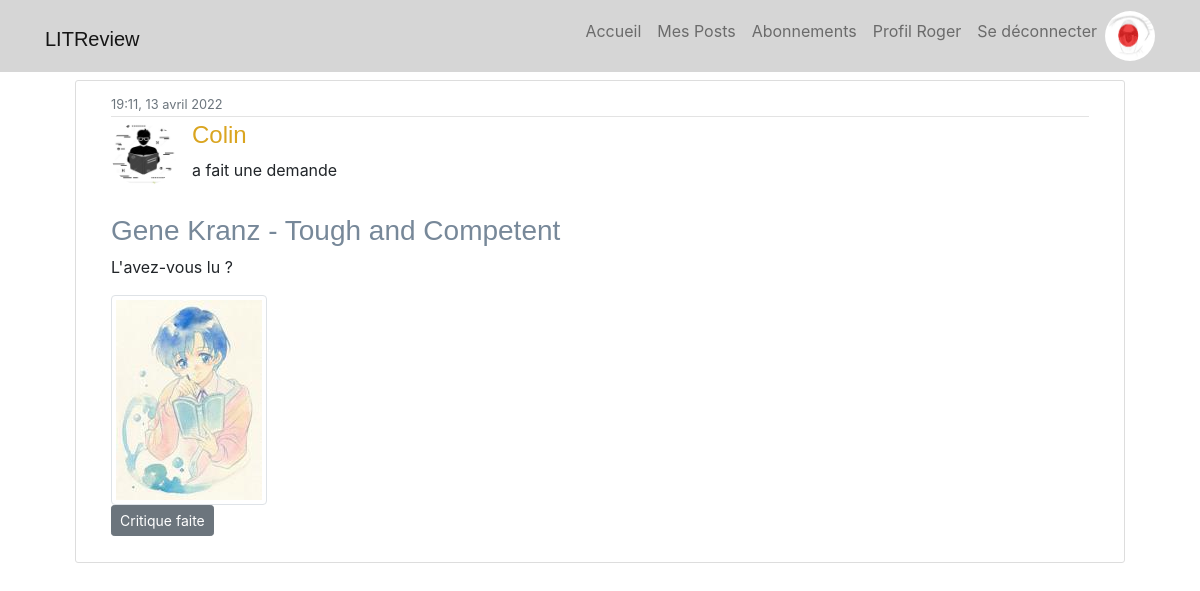
The app's page /ticket/52/ (signed in) with its own data.
### users/models.py (models this page shows, shortened)
class Profile(models.Model):
    user = models.OneToOneField(User, on_delete=models.CASCADE)
    image = models.ImageField(default='default2.jpg', upload_to='profile_pics')

### reviews/models.py (models this page shows, shortened)
class Ticket(models.Model):
    title = models.CharField(max_length=128)
    description = models.TextField(max_length=2048, blank=True, default="L'avez-vous lu ?")
    user = models.ForeignKey(to=settings.AUTH_USER_MODEL, on_delete=models.CASCADE)
    image = models.ImageField(null=True, blank=True, upload_to='cover_pics')
    time_created = models.DateTimeField(auto_now_add=True)

### reviews/views.py (the view)
# urls.py: path("ticket/<pk>/", TicketDetailView.as_view(), name="reviews-ticket-detail"),
class TicketDetailView(LoginRequiredMixin, DetailView):
    model = Ticket
    extra_context = {'reviews': Review.objects.all()}

### reviews/templates/reviews/ticket_detail.html (shortened to what this page needs)
{% extends "base.html" %}
{% block content %}
<div class="container-fluid">
    <article id="cadre-exterieur" class="media content-section">
        <div id="ticket" class="media-body align-top col-lg-12 mx-auto">
            <div class="article-metadata">
                <small class="text-muted">{{ object.time_created|date:"H:i, d F Y" }}</small>
            </div>
            <div class="media">
                <img class="rounded-circle article-img" src="{{ object.user.profile.image.url}}"
                    alt="user profile image">
                <div class="media-body">
                    <h4>{{ object.user }}</h4>
                    <p>a fait une demande</p>
                </div>
            </div>
            <div id="texte-du-object" class="row mt-3">
                <h3 class="col-12">{{ object.title }}</h3>
                <p class="article-content col-12">{{ object.description }}</p>
            </div>
            <div class="media">
                {% if object.image %}
                <img class=" img-thumbnail" src="{{ object.image.url}}" alt="book cover">
                {% endif %}
            </div>
            <div id="les-boutons" class="float-end">
                {% if object not in answered %}
                <a id="repondre" class="mr-5 align-self-end btn btn-secondary btn-sm mt-1 mb-1"
                    href="{% url 'answer' ticket_id=object.id %}">Répondre</a>
                {% else %}
                <p class="btn btn-secondary btn-sm">Critique faite</p>
                {% endif %}
            </div>
        </div>
    </article>
</div>
{% endblock content %}

### templates/base.html (shortened to what this page needs)
{% load static %}
<!DOCTYPE html>
<html lang="fr">
<head>
    <link rel="stylesheet" type="text/css" href="{% static 'css/resetmeyer.css' %}">
    <link rel="stylesheet" type="text/css" href="{% static 'css/style.css' %}">
    <link rel="stylesheet" href="https://cdn.jsdelivr.net/npm/bootstrap@4.3.1/dist/css/bootstrap.min.css"
>
    <link rel="stylesheet" href="https://cdnjs.cloudflare.com/ajax/libs/font-awesome/4.7.0/css/font-awesome.min.css">
</head>
<body>
    <header class="site-header">
        <nav class="navbar navbar-expand-md navbar-light bg-steel fixed-top">
            <div class="container">
                {% if user.is_authenticated %}
                <h1><a class="navbar-brand mr-4" href="{% url 'reviews-feed' %}">LITReview</a></h1>
                {% else %}
                <h1><a class="navbar-brand mr-4" href="{% url 'reviews-connect' %}">LITReview</a></h1>
                {% endif %}
                <div class="collapse navbar-collapse" id="navbarToggle">
                    <div class="navbar-nav">
                        {% if user.is_authenticated %}
                        <a class="nav-item nav-link" href="{% url 'reviews-feed' %}">Accueil</a>
                        <a class="nav-item nav-link" href="{% url 'reviews-myPosts' %}">Mes Posts</a>
                        <a class="nav-item nav-link" href="{% url 'abonnements' %}">Abonnements</a>
                        <a class="nav-item nav-link" href="{% url 'profile' %}">Profil {{user.username}}</a>
                        <a class="nav-item nav-link" href="{% url 'logout' %}">Se déconnecter</a>
                        <img class="rounded-circle nav-img" src="{{ user.profile.image.url}}" alt="user profile image">
                        {% else %}
                        <a class="nav-item nav-link" href="{% url 'reviews-connect' %}">Accueil</a>
                        <a class="nav-item nav-link" href="{% url 'login' %}">Se connecter</a>
                        <a class="nav-item nav-link" href="{% url 'register' %}">Inscription</a>
                        {% endif %}
                    </div>
                </div>
            </div>
        </nav>
    </header>
    <main role="main" class="container">
        <div>
            <div class="col-auto">
                {% block content %}{% endblock %}
            </div>
        </div>
    </main>
</body>
</html>

### reviews/static/css/style.css (style rules this page uses)
body { color: #333333; margin-top: 5rem; }
h1, h2, h3, h4, h5, h6 { color: #000000; align-items: baseline; font-family: Georgia, 'Trebuchet MS', 'Lucida Sans Unicode', 'Lucida Grande', 'Lucida Sans', Arial, sans-serif ; }
h3 { color: lightslategray; font-family: Georgia, 'Trebuchet MS', 'Lucida Sans Unicode', 'Lucida Grande', 'Lucida Sans', Arial, sans-serif ; }
h4 { color: goldenrod; }
.nav-img { height: 50px; width: 50px; }
.bg-steel { background-color: #d6d6d6; }
.site-header { margin-bottom: 10vh; }
.site-header .navbar-nav .nav-link { color: #000000; }
.content-section { background: #ffffff; padding: 10px 20px; border: 1px solid #dddddd; border-radius: 3px; margin-bottom: 10px; }
.article-content { white-space: pre-line; }
.article-img { height: 65px; width: 65px; margin-right: 16px; }
.article-metadata { padding-bottom: 1px; margin-bottom: 4px; border-bottom: 1px solid #e3e3e3 }

### records on screen
Ticket: time_created "19:11, 13 avril 2022", user.profile.image (placeholder picture), user "Colin", title "Gene Kranz - Tough and Competent", description "L'avez-vous lu ?", image (picture)

### other values on screen
{{ user.username }} "Roger"
